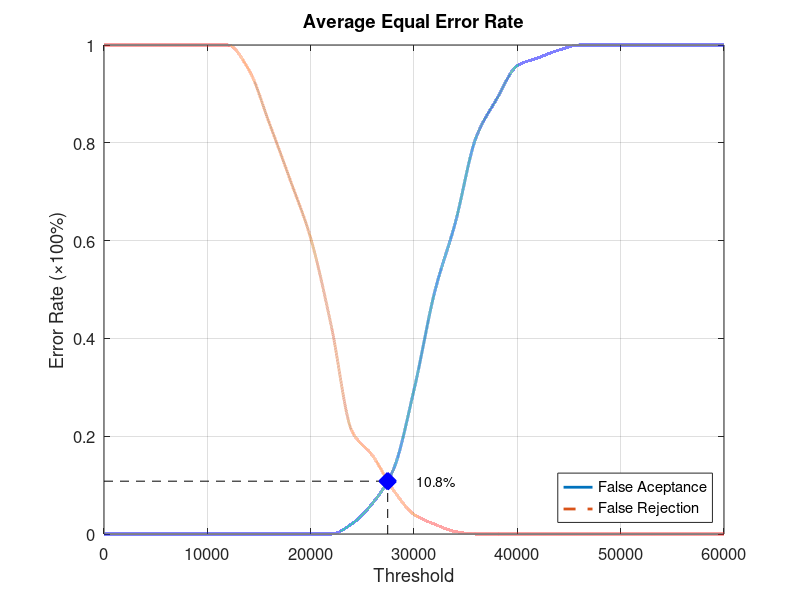
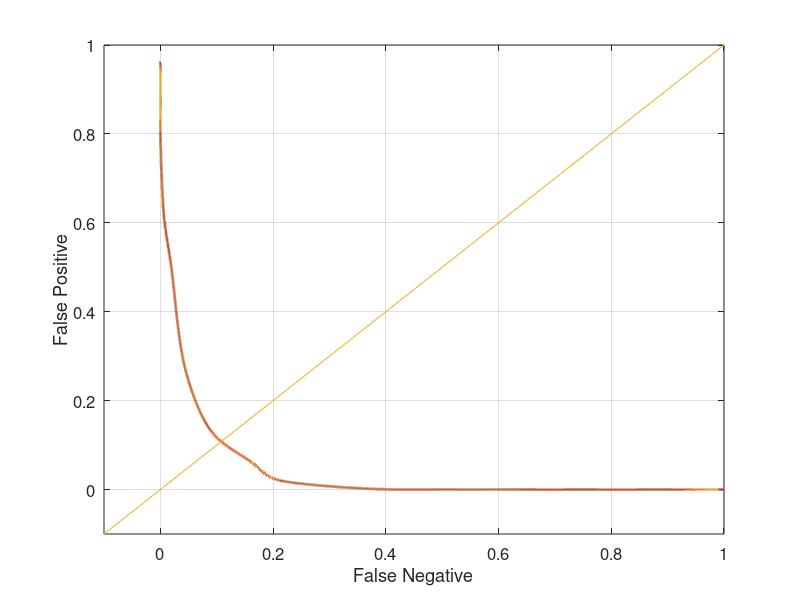

Write MATLAB code to recreate these figures, in order.
function yEER = Database3_4
close all;
clear;
clc;
x = 0:2000:60000;
xq = 0:0.5:60000;

y0 = [0 0 0 0 0 0 0 0 0 0 0 0 0.0210526 0.0631579 0.131579 0.294737 0.494737 0.636842 0.810526 0.889474 0.957895 0.973684 0.989474 1 1 1 1 1 1 1 1];
yy0 = interp1(x, y0, xq, 'pchip');
y1 = [1 1 1 1 1 1 1 0.95 0.84 0.725 0.605 0.425 0.21 0.16 0.09 0.04 0.02 0.005 0 0 0 0 0 0 0 0 0 0 0 0 0];
yy1 = interp1(x, y1, xq, 'pchip');

% Calculating EER: 
y2 = abs(y0 - y1);
find(y2 == min(y2))
yy2 = abs(yy0 - yy1);
xEER = find(yy2 == min(yy2));
xEERIndex = xq(xEER) % X-axis EER
yEER = yy0(xEER) % Y-axis EER

main = figure
plot(xq, yy0,'-','LineWidth', 2);	hold on
plot(xq, yy1,'--','LineWidth', 2);	hold on
plot([xEERIndex xEERIndex], [0 yEER], 'k--');	hold on
plot([0 xEERIndex], [yEER yEER], 'k--');	hold on
plot(xEERIndex, yEER, 'bx', 'LineWidth', 10);	hold on
text(xEERIndex + 10 * xEERIndex / 100, yEER, [num2str(round((10000 * yEER)) / 100) '%'])
legend('False Aceptance', 'False Rejection', 'Location', 'SouthEast')
xlabel('Threshold')
ylabel('Error Rate (\times100%)')
title('Average Equal Error Rate')
set(gca, 'FontSize', 12)
axis([0 60000 0 1])
grid on

print(main, 'Database3_4Main', '-dpng');
FNRxFPR = figure('Color', [1 1 1]);
plot(yy1, yy0, '-', yy1, yy0, 'LineWidth', 2);
hold on
y = -0.1:0.1:1
plot(y, y); 
set(gca, 'FontSize', 12)
xlabel('False Negative')
ylabel('False Positive')
axis([-0.1 1 -0.1 1])
set(gca, 'FontSize', 12)
grid on

print(FNRxFPR, 'Database3_4FNRxFPR','-dpng');
end
